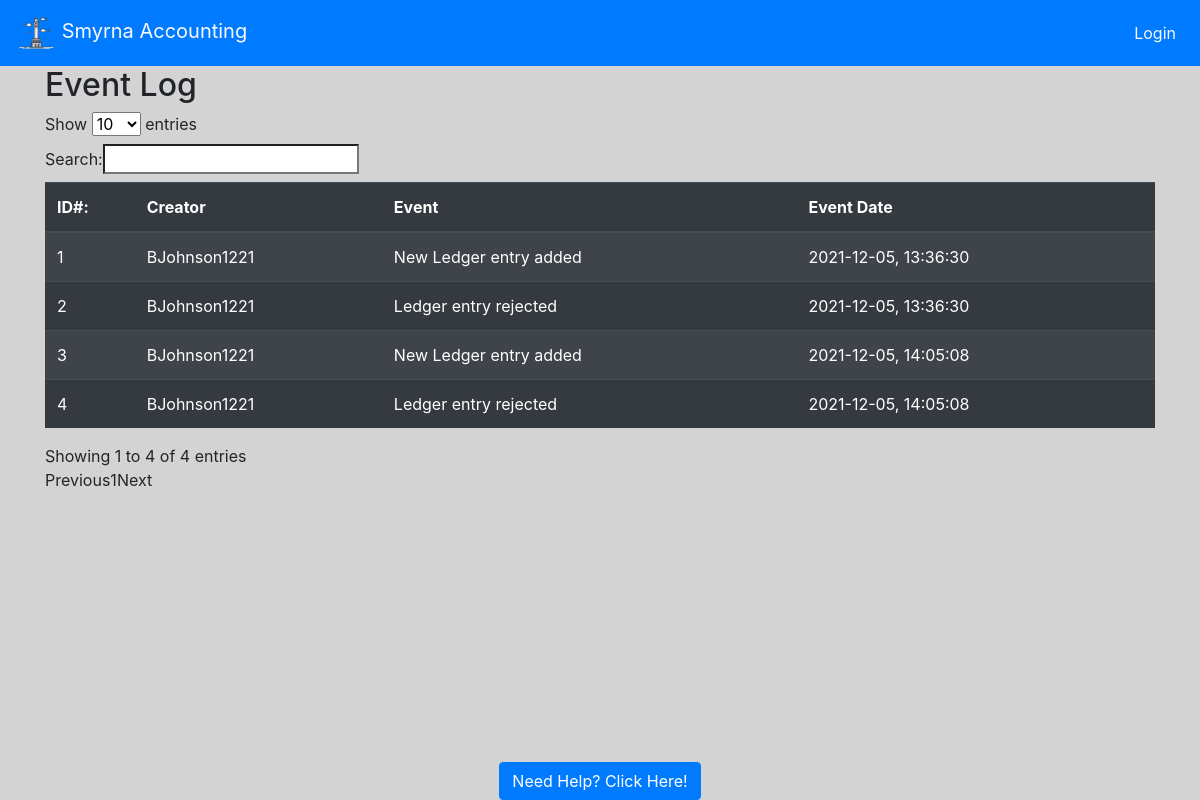
/event_log/, run on an earlier commit of the app's database.
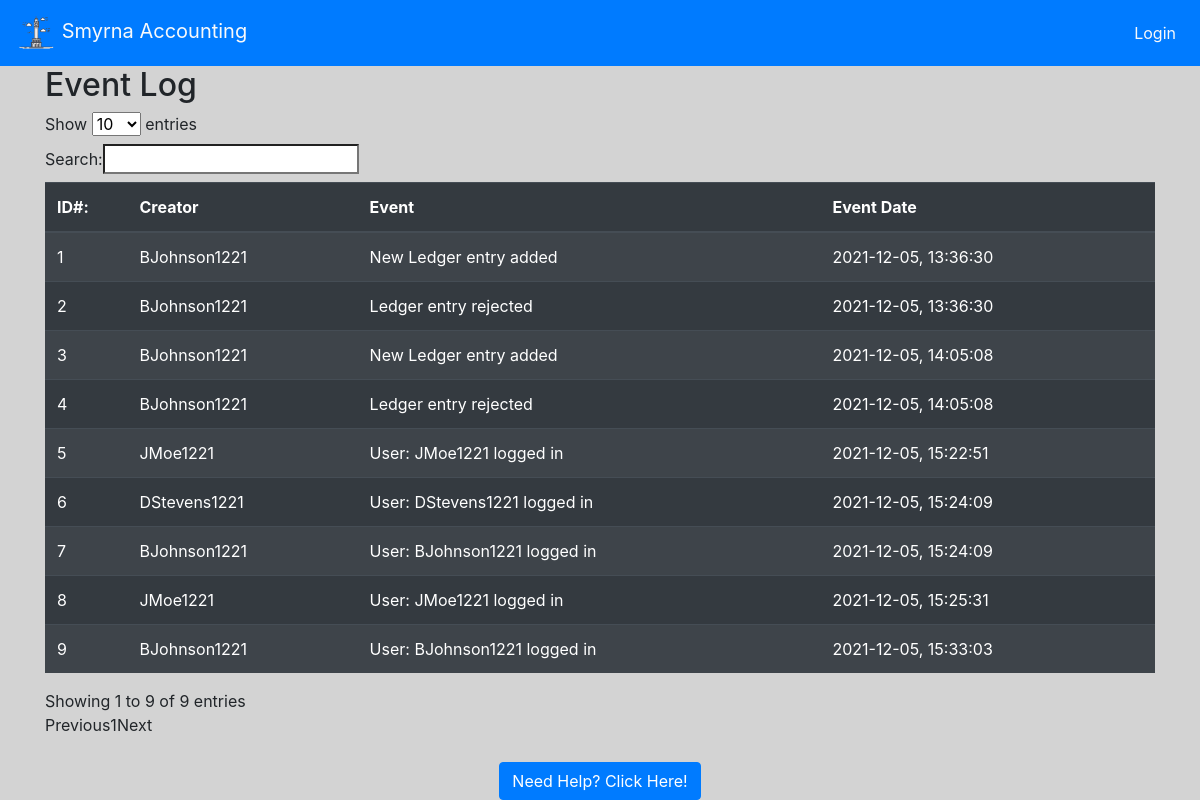
And on a later commit of the database.
### website/models.py (models this page shows)
class EventLog(db.Model):
    key = db.Column(db.Integer, primary_key=True, autoincrement=True)
    creator = db.Column(db.String(150), nullable=False)
    event = db.Column(db.String(150), nullable=False)
    event_date = db.Column(db.String(150), nullable=False)

### website/auth.py (the view)
@auth.route('/event_log/', methods=['GET', 'POST'])
def evlog():
    evall = EventLog.query.all()
    return render_template('event_log.html', evall=evall, user=current_user, lpc=lpc())

### website/auth.py (called while the page is built)
def lpc():
    ledger_pending_count = db.session.query(Ledger).filter(Ledger.isApproved == 'Pending').all()
    lpc = len(ledger_pending_count)
    return lpc

### website/templates/event_log.html (shortened to what this page needs)
<!DOCTYPE html>
<html lang="en">
{% extends "base.html" %} {% block title %} Admin Portal {% endblock %}
{%block content%}
<head>
    <meta charset="UTF-8">
</head>
<body>
    <h2>Event Log</h2>
      <table id="table_id" class="table table-striped table-dark">
      <thead style="position: sticky;">
        <tr>
          <th>ID#:</th>
          <th>Creator</th>
          <th>Event</th>
          <th>Event Date</th>
        </tr>
      </thead>
      <tbody style="overflow-y: scroll;">
      {% for event in evall %}
        <tr>
            <td>{{ event.key }}</td>
            <td>{{ event.creator }}</td>
            <td>{{ event.event }}</td>
            <td>{{ event.event_date }}</td>
        </tr>
      {% endfor %}
      </tbody>
    </table>
</body>
</html>
{% endblock %}

### website/templates/base.html (shortened to what this page needs)
<!DOCTYPE html>
<html>
<head>
    <meat name="viewport" content="width=device-width, initial-scale=1" />
    <link rel="stylesheet" href="https://stackpath.bootstrapcdn.com/bootstrap/4.4.1/css/bootstrap.min.css"
 />
    <link rel="stylesheet" href="https://stackpath.bootstrapcdn.com/font-awesome/4.7.0/css/font-awesome.min.css"
 />
</head>
<body style="background-color: lightgrey">
    <nav class="navbar navbar-expand-lg navbar-dark bg-primary sticky-top">
        <a class = "navbar-brand text-light" href='/'>
            <img src="/static/logo.png" width="40" height="40" atl="">
            Smyrna Accounting
        </a>
        <div class = "collapse navbar-collapse" id="navbar">
            <ul class = "navbar-nav ml-auto">
                {% if user.is_authenticated %}
                <style>
                    li.nav-item {
                        border: 2px solid grey;
                        margin: 2px;
                        border-radius: 25px;
                        background-color: rgb(63, 110, 170);
                    }
                    li.nav-item:hover{
                        border: 2px solid white;
                        margin: 2px;
                        border-radius: 25px;
                        background-color: rgba(53, 53, 53, 0.986);
                    }
                </style>
                    {% if not user.hasAdmin and not user.hasMan %}
                        <li class = "nav-item">
                    <a class = "nav-link text-light text-center" id = "homepage" href="/home">Home</a>
                        </li>
                        <li class = "nav-item">
                        <a class = "nav-link text-light text-center" id = "entries" href="/approvals">Entries</a>
                 </li>
                        {% endif %}
                {% if user.hasAdmin %}
                <li class = "nav-item">
                    <a class = "nav-link text-light text-center" id = "homepage" href="/home">Home</a>
                 </li>
                <li class = "nav-item">
                    <a class = "nav-link text-light text-center" id = "adminPort" href="/adminPortal">Admin Dashboard</a>
                </li>
                 <li class = "nav-item">
                    {% if lpc > 0 %}
                     <span class="badge badge-pill badge-danger" style="float:right;margin-bottom:-10px;">!</span>
                        {% endif %}
                    <a class = "nav-link text-light text-center" id = "approvals" href="/approvals">Approvals</a>
                 </li>
                {% endif %}
                {% if user.hasMan %}
                <li class = "nav-item">
                    <a class = "nav-link text-light text-center" id = "homepage" href="/home">Home</a>
                 </li>
                <li class = "nav-item">
                    <a class = "nav-link text-light text-center" id = "adminPort" href="/adminPortal">Users</a>
                </li>
                 <li class = "nav-item">
                     {% if lpc > 0 %}
                            <span class="badge badge-pill badge-danger" style="float:right;margin-bottom:-10px;">!</span>
                     {% endif %}
                    <a class = "nav-link text-light text-center" id = "approvals" href="/approvals">Approvals</a>
                 </li>
                {% endif %}
                <li class="nav-item dropdown">
                    <a class = "nav-link dropdown-toggle text-light text-center" id = "" data-toggle = "dropdown" aria-haspopup="true" aria-expanded="false">
                        {{ user.userName }}
                    </a>
                    <div class = "dropdown-menu dropdown-menu-right" aria-labelledby="navbarDropdownMenuLink">
                        <a class = "nav-link text-dark" id = "is" href="/income_statement">Income Statement</a>
                        <a class = "nav-link text-dark" id = "bs" href="/balance_sheet">Balance Sheet</a>
                        <a class = "nav-link text-dark" id = "tb" href="/trial_balance">Trial Balance</a>
                        <a class = "nav-link text-dark" id = "logout" href="/logout">Logout</a>
                    </div>
                </li>
                {% else %}
                <a class = "nav-item nav-link text-light" id = "login" href="/login">Login</a>
                {% endif %}
            </ul>
        </div>
    </nav>
    <div class= "container">
        {%block content%}
        {% endblock %}
</body>
<div class="footer" style="background-color: lightgray;">
    <a href="/help" data-toggle="tooltip" data-placement="top" title="Go to the help page!" class="btn btn-primary">Need Help? Click Here!</a>
</div>
</html>

### website/templates/base.html (style rules this page uses)
.footer { position: fixed; left: 0; bottom: 0; width: 100%; background-color: Blue; text-align: center; }

What changed in the data, as far as the page shows it:
added EventLog: key "5", creator "JMoe1221", event "User: JMoe1221 logged in", event_date "2021-12-05, 15:22:51"
added EventLog: key "6", creator "DStevens1221", event "User: DStevens1221 logged in", event_date "2021-12-05, 15:24:09"
added EventLog: key "7", creator "BJohnson1221", event "User: BJohnson1221 logged in", event_date "2021-12-05, 15:24:09"
added EventLog: key "8", creator "JMoe1221", event "User: JMoe1221 logged in", event_date "2021-12-05, 15:25:31"
added EventLog: key "9", creator "BJohnson1221", event "User: BJohnson1221 logged in", event_date "2021-12-05, 15:33:03"
Also different on the page:
text written by a page script: "Show entries Search: Showing 1 to 4 of 4 entries Previous 1 Next" → "Show entries Search: Showing 1 to 9 of 9 entries Previous 1 Next"
